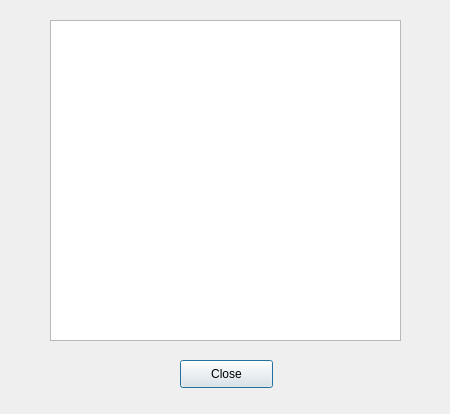
<?xml version="1.0" encoding="UTF-8"?>
<ui version="4.0">
 <class>helpDialog</class>
 <widget class="QDialog" name="helpDialog">
  <property name="geometry">
   <rect>
    <x>0</x>
    <y>0</y>
    <width>450</width>
    <height>414</height>
   </rect>
  </property>
  <property name="windowTitle">
   <string>adbLink help</string>
  </property>
  <property name="modal">
   <bool>false</bool>
  </property>
  <widget class="QTextBrowser" name="textBrowser">
   <property name="geometry">
    <rect>
     <x>50</x>
     <y>20</y>
     <width>351</width>
     <height>321</height>
    </rect>
   </property>
   <property name="html">
    <string>&lt;!DOCTYPE HTML PUBLIC &quot;-//W3C//DTD HTML 4.0//EN&quot; &quot;http://www.w3.org/TR/REC-html40/strict.dtd&quot;&gt;
&lt;html&gt;&lt;head&gt;&lt;meta name=&quot;qrichtext&quot; content=&quot;1&quot; /&gt;&lt;meta charset=&quot;utf-8&quot; /&gt;&lt;style type=&quot;text/css&quot;&gt;
p, li { white-space: pre-wrap; }
&lt;/style&gt;&lt;/head&gt;&lt;body style=&quot; font-family:'.AppleSystemUIFont'; font-size:13pt; font-weight:400; font-style:normal;&quot;&gt;
&lt;p style=&quot;-qt-paragraph-type:empty; margin-top:0px; margin-bottom:0px; margin-left:0px; margin-right:0px; -qt-block-indent:0; text-indent:0px; font-family:'.Lucida Grande UI';&quot;&gt;&lt;br /&gt;&lt;/p&gt;&lt;/body&gt;&lt;/html&gt;</string>
   </property>
  </widget>
  <widget class="QPushButton" name="pushButton">
   <property name="geometry">
    <rect>
     <x>180</x>
     <y>360</y>
     <width>93</width>
     <height>28</height>
    </rect>
   </property>
   <property name="text">
    <string>Close</string>
   </property>
  </widget>
 </widget>
 <resources/>
 <connections>
  <connection>
   <sender>pushButton</sender>
   <signal>clicked()</signal>
   <receiver>helpDialog</receiver>
   <slot>close()</slot>
   <hints>
    <hint type="sourcelabel">
     <x>162</x>
     <y>262</y>
    </hint>
    <hint type="destinationlabel">
     <x>204</x>
     <y>372</y>
    </hint>
   </hints>
  </connection>
 </connections>
</ui>
